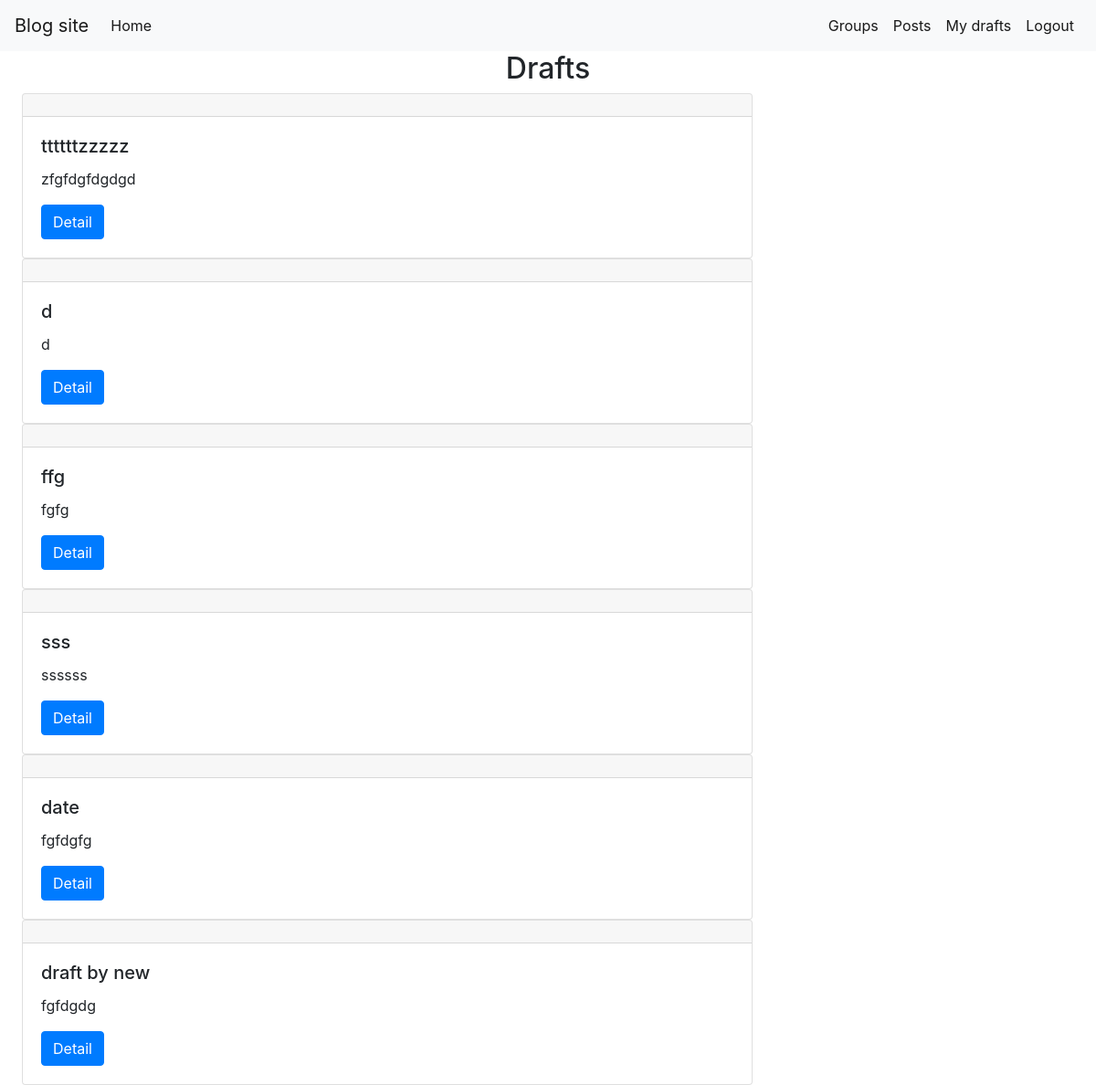
/drafts/ (signed in), run on the app's committed database.
### blog/models.py (models this page shows, shortened)
class Post(models.Model):
    title = models.CharField(max_length=100)
    text = models.TextField()
    creator = models.ForeignKey(User, on_delete=models.CASCADE, related_name='post_creator')
    group = models.ForeignKey(Group, on_delete=models.CASCADE, related_name='post_group')
    date_created = models.DateTimeField(null=True)
    is_private = models.BooleanField(default=False)

### blog/views.py (the view)
# urls.py: path('drafts/', views.DraftsList.as_view(), name='drafts_list'),
class DraftsList(LoginRequiredMixin, ListView):
    def get(self, request):
        user = request.user
        posts = Post.objects.filter(creator=user, date_created=None).values()
        drafts = [elem for elem in posts]
        template_name = 'posts/drafts_list.html'
        return render(request, template_name, {'drafts': drafts})

### blog/templates/posts/drafts_list.html
{% extends 'base.html' %}
{% block content %}
<h2 class="header-center">Drafts</h2>
    {% for draft in drafts %}
    <div class="card ml-4" style="width: 50rem; ">
  <div class="card-header">
  </div>
  <div class="card-body">
    <h5 class="card-title">{{ draft.title }}</h5>
    <p class="card-text">{{ draft.text }}</p>
    <a href="{% url 'post_info' draft.id %}" class="btn btn-primary">Detail</a>
  </div>
</div>
    {% endfor %}
{% endblock %}

### blog/static/styles/styles.css (style rules this page uses)
.header-center { text-align: center; }

### data on the page
Post: title "ttttttzzzzz", text "zfgfdgfdgdgd"
Post: title "d", text "d"
Post: title "ffg", text "fgfg"
Post: title "sss", text "ssssss"
Post: title "date", text "fgfdgfg"
Post: title "draft by new", text "fgfdgdg"
